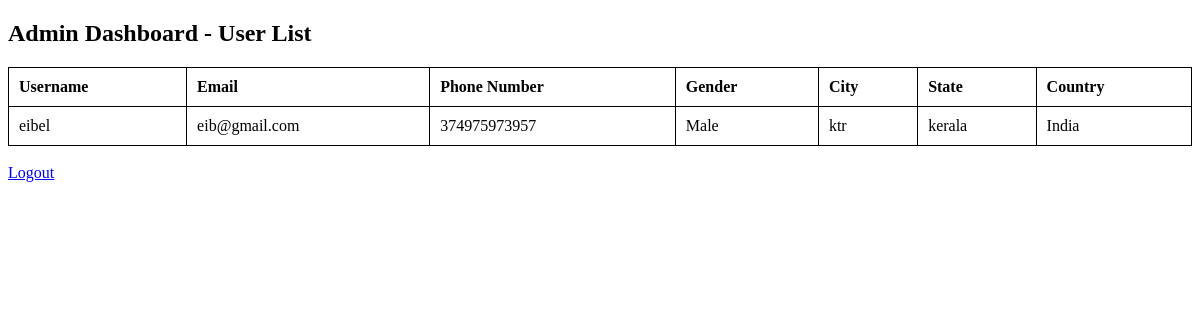
Before: /admin-dashboard/ with the older database file.
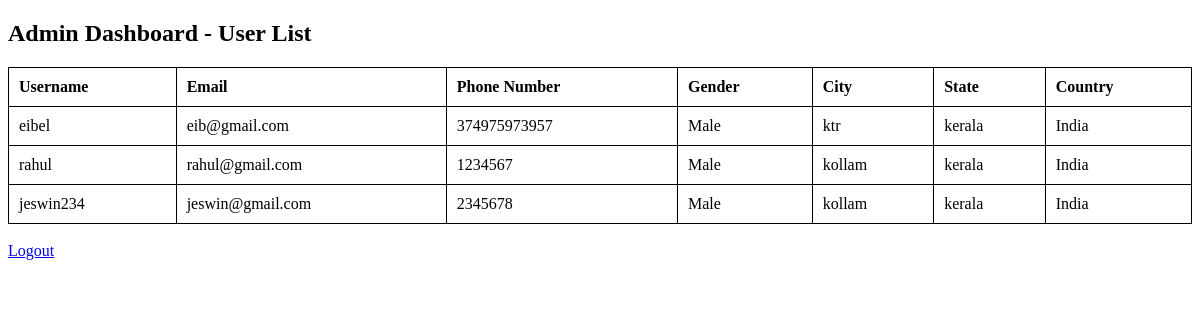
After: the same page with the newer database file.
### home/models.py (models this page shows, shortened)
class Customer(models.Model):
    GENDER_CHOICES = [
        ('Male', 'Male'),
        ('Female', 'Female'),
        ('Other', 'Other'),
    ]
    username = models.CharField(max_length=150, unique=True)
    email = models.EmailField(unique=True)
    phone_number = models.CharField(max_length=15, unique=True)
    password = models.CharField(max_length=255)  # Store hashed password
    gender = models.CharField(max_length=10, choices=GENDER_CHOICES)
    city = models.CharField(max_length=100)
    state = models.CharField(max_length=100)
    country = models.CharField(max_length=100)

### home/views.py (the view)
# urls.py: path('admin-dashboard/',views.admin_dashboard,name='admin-dashboard')
def admin_dashboard(request):
    customers = Customer.objects.all()
    return render(request, 'admin_dashboard.html', {'customers': customers})

### templates/admin_dashboard.html (shortened to what this page needs)
<!DOCTYPE html>
<html lang="en">
<head>
</head>
<body>
    <h2>Admin Dashboard - User List</h2>
    <table>
        <tr>
            <th>Username</th>
            <th>Email</th>
            <th>Phone Number</th>
            <th>Gender</th>
            <th>City</th>
            <th>State</th>
            <th>Country</th>
        </tr>
        {% for customer in customers %}
        <tr>
            <td>{{ customer.username }}</td>
            <td>{{ customer.email }}</td>
            <td>{{ customer.phone_number }}</td>
            <td>{{ customer.gender }}</td>
            <td>{{ customer.city }}</td>
            <td>{{ customer.state }}</td>
            <td>{{ customer.country }}</td>
        </tr>
        {% endfor %}
    </table>
    <br>
    <a href="{% url 'logout' %}">Logout</a>
</body>
</html>

Changed rows visible on the page:
added Customer: username "rahul", email "rahul@gmail.com", phone_number "1234567", gender "Male", city "kollam", state "kerala", country "India"
added Customer: username "jeswin234", email "jeswin@gmail.com", phone_number "2345678", gender "Male", city "kollam", state "kerala", country "India"
